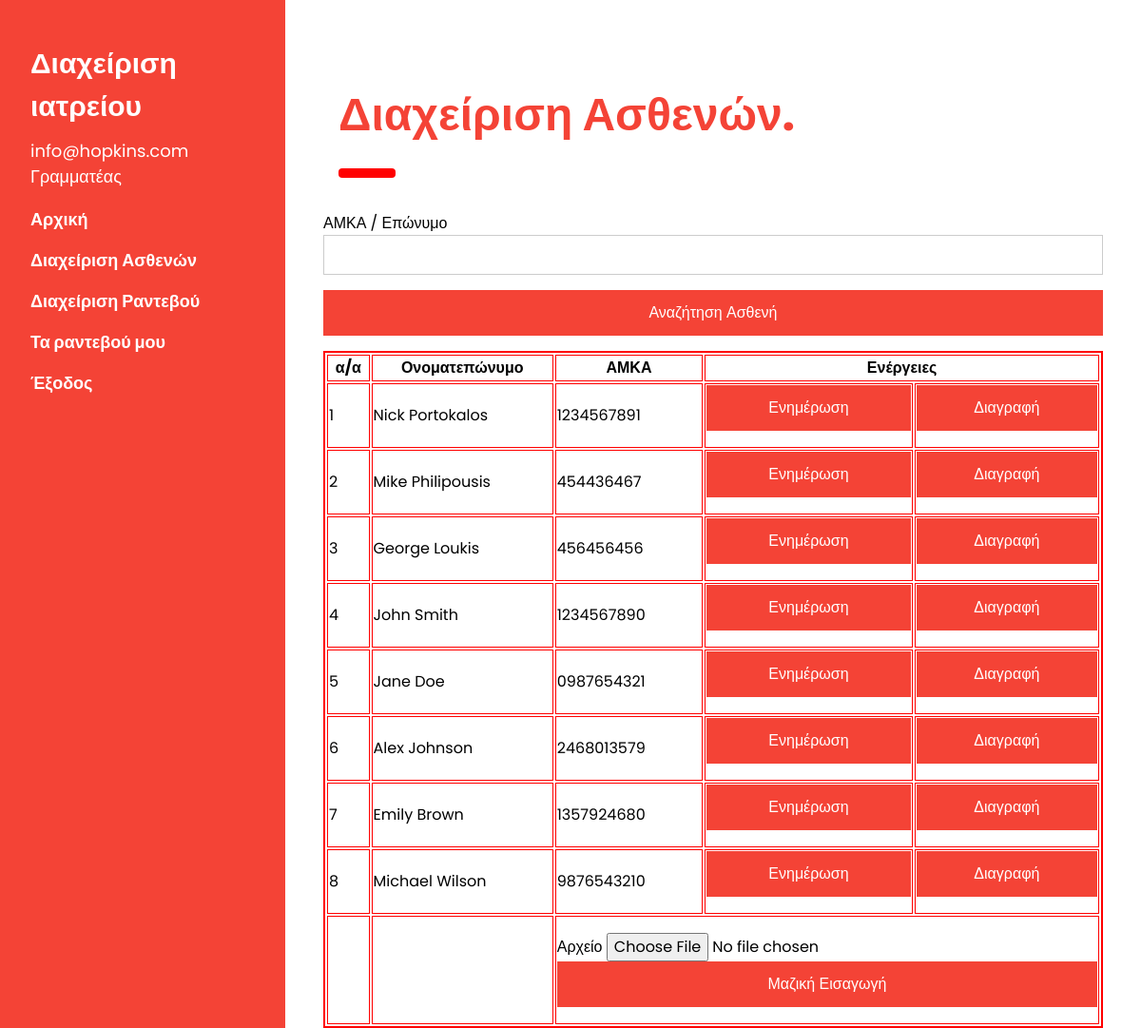
Page /patientsadmin.php (signed in) on the committed database.
### tables this page shows
CREATE TABLE `patient` (
  `id` int(11) NOT NULL,
  `user_id` int(11) NOT NULL,
  `security_number` varchar(10) NOT NULL,
  `register_date` date NOT NULL
);

CREATE TABLE `user` (
  `id` int(11) NOT NULL,
  `email` varchar(40) NOT NULL,
  `password` varchar(10) NOT NULL,
  `fullname` varchar(50) NOT NULL,
  `idcard` varchar(12) NOT NULL,
  `role` enum('Ασθενής','Ιατρός','Γραμματέας','') NOT NULL
);

### dbfunctions.php (called while the page is built, shortened)
<?php
    function getAllPatients($conn) {
        $sql = "SELECT p.*, u.email, u.fullname
                FROM patient p
                INNER JOIN user u ON p.user_id = u.id";
        $result = mysqli_query($conn, $sql);
        $patients = [];
        if ($result && mysqli_num_rows($result) > 0) {
            while ($row = mysqli_fetch_assoc($result)) {
                $patients[] = $row;
            }
        }
        return $patients;
    }
?>

### patientsadmin.php (the view, shortened to what this page needs)
<?php
	include 'start.php';
  if (isset($_POST['searchquery'])){
    $query = $_POST['query'];
    $patients = getAllPatientsQuery($conn,$query);
  }
  else{
    $patients = getAllPatients($conn);
  }
?>
<div class="w3-main" style="margin-left:340px;margin-right:40px">
  <div class="w3-container" id="designers" style="margin-top:75px">
    <h1 class="w3-xxxlarge w3-text-red"><b>Διαχείριση Ασθενών.</b></h1>
    <hr style="width:50px;border:5px solid red" class="w3-round">
  </div>
  <form action="" method ="POST">
      <div class="w3-section">
        <label>ΑΜΚΑ / Επώνυμο</label>
        <input class="w3-input w3-border" type="text" name="query">
      </div>
      <button type="submit" name="searchquery" class="w3-button w3-block w3-padding-large w3-red w3-margin-bottom">Αναζήτηση Ασθενή</button>
    </form>
  <table border="2" bordercolor="red" width="100%">
      <tr>
        <th>α/α</th><th>Ονοματεπώνυμο</th><th>ΑΜΚΑ</th><th colspan="2">Ενέργειες</th>
      </tr>
      <?php
        $count = 1;
        foreach ($patients as $patient) {
          echo "<tr>";
            echo "<td>".$count."</td>";
            echo "<td>".$patient['fullname']."</td>";
            echo "<td>".$patient['security_number']."</td>";
            echo "<td>";
            echo '<form action="" method="POST">';
              echo '<button type="submit" name="records" class="w3-button w3-block w3-padding-large w3-red w3-margin-bottom">Ενημέρωση</button>';
            echo "</form>";
            echo "</td>";
            echo "<td>";
            echo '<form action="" method="POST">';
              echo '<button type="submit" name="delete" class="w3-button w3-block w3-padding-large w3-red w3-margin-bottom">Διαγραφή</button>';
            echo "</form>";
            echo "</td>";
          echo "</tr>";
          $count++;
        }
       ?>
       <tr><td></td><td></td><td colspan="3">
         <form action="patientsfile.php" method="POST" enctype="multipart/form-data">
      <div class="w3-section">
        <label>Αρχείο</label>
        <input type="file" id="csv_file" name="csv_file" accept=".csv" required>
        <button type="submit" name="insert" class="w3-button w3-block w3-padding-large w3-red w3-margin-bottom">Μαζική Εισαγωγή</button>
      </div>
    </form>
       </td>
       </tr>
    </table>
</div>
<?php
	include 'end.php';
?>

### styles/w3.css (style rules this page uses)
*,*:before,*:after { box-sizing:inherit }
html { -ms-text-size-adjust:100%;-webkit-text-size-adjust:100% }
body { margin:0 }
b,strong { font-weight:bolder }
hr { box-sizing:content-box;height:0;overflow:visible }
button,input,select,textarea,optgroup { font:inherit;margin:0 }
button,input { overflow:visible }
button,select { text-transform:none }
button,[type=button],[type=reset],[type=submit] { -webkit-appearance:button }
html,body { font-family:Verdana,sans-serif;font-size:15px;line-height:1.5 }
html { overflow-x:hidden }
h1 { font-size:36px }
h1,h2,h3,h4,h5,h6 { font-family:"Segoe UI",Arial,sans-serif;font-weight:400;margin:10px 0 }
hr { border:0;border-top:1px solid #eee;margin:20px 0 }
.w3-btn,.w3-button { border:none;display:inline-block;padding:8px 16px;vertical-align:middle;overflow:hidden;text-decoration:none;color:inherit;background-color:inherit;text-align:center;cursor:pointer;white-space:nowrap }
.w3-btn,.w3-button { -webkit-touch-callout:none;-webkit-user-select:none;-khtml-user-select:none;-moz-user-select:none;-ms-user-select:none;user-select:none }
.w3-input { padding:8px;display:block;border:none;border-bottom:1px solid #ccc;width:100% }
.w3-main,#main { transition:margin-left .4s }
.w3-block { display:block;width:100% }
.w3-container:after,.w3-container:before,.w3-panel:after,.w3-panel:before,.w3-row:after,.w3-row:before,.w3-row-padding:after,.w3-row-padding:before, .w3-cell-row:before,.w3-cell-row:after,.w3-clear:after,.w3-clear:before,.w3-bar:before,.w3-bar:after { content:"";display:table;clear:both }
.w3-round,.w3-round-medium { border-radius:4px }
.w3-container,.w3-panel { padding:0.01em 16px }
.w3-xxxlarge { font-size:48px!important }
.w3-border { border:1px solid #ccc!important }
.w3-section,.w3-code { margin-top:16px!important;margin-bottom:16px!important }
.w3-margin-bottom { margin-bottom:16px!important }
.w3-padding-large { padding:12px 24px!important }
.w3-red,.w3-hover-red:hover { color:#fff!important;background-color:#f44336!important }
.w3-text-red,.w3-hover-text-red:hover { color:#f44336!important }

### start.php (style rules this page uses)
body,h1,h2,h3,h4,h5 { font-family: "Poppins", sans-serif }
body { font-size:16px; }

### rows in the picture
patient: user.fullname "Nick Portokalos", security_number "1234567891"
patient: user.fullname "Mike Philipousis", security_number "454436467"
patient: user.fullname "George Loukis", security_number "456456456"
patient: user.fullname "John Smith", security_number "1234567890"
patient: user.fullname "Jane Doe", security_number "0987654321"
patient: user.fullname "Alex Johnson", security_number "2468013579"
patient: user.fullname "Emily Brown", security_number "1357924680"
patient: user.fullname "Michael Wilson", security_number "9876543210"

### other values in the picture
$_SESSION['email'] "info@hopkins.com"
$_SESSION['role'] "Γραμματέας"
